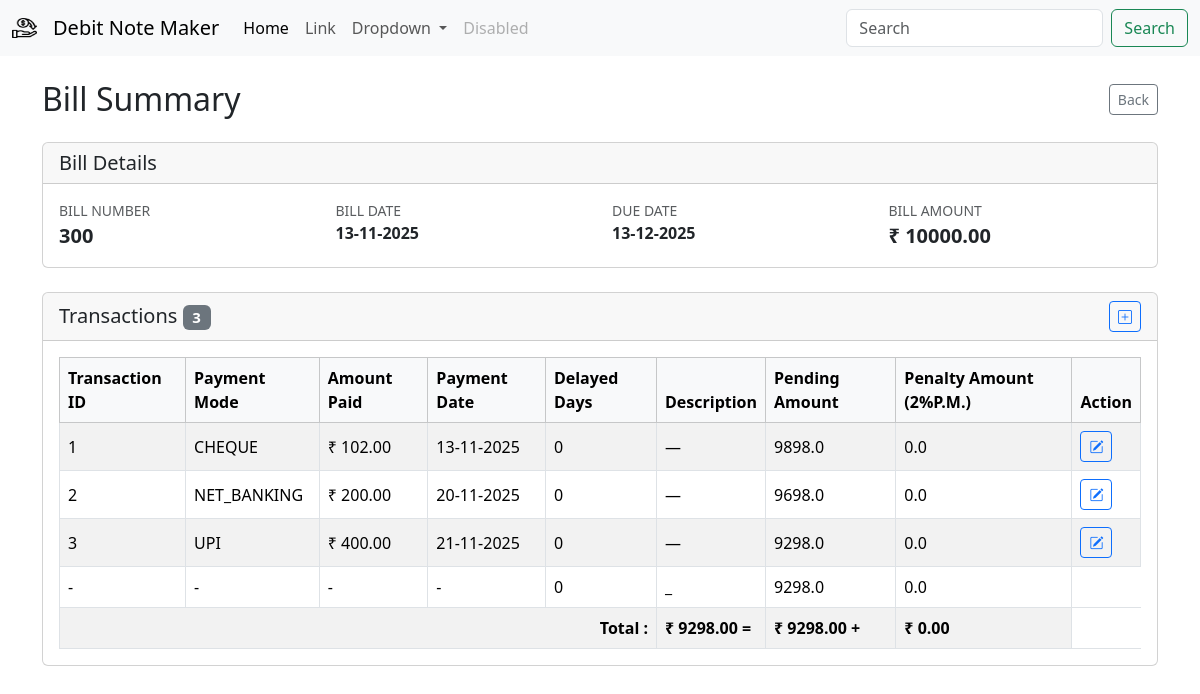
Page /party/bill/300 on the earlier database version.
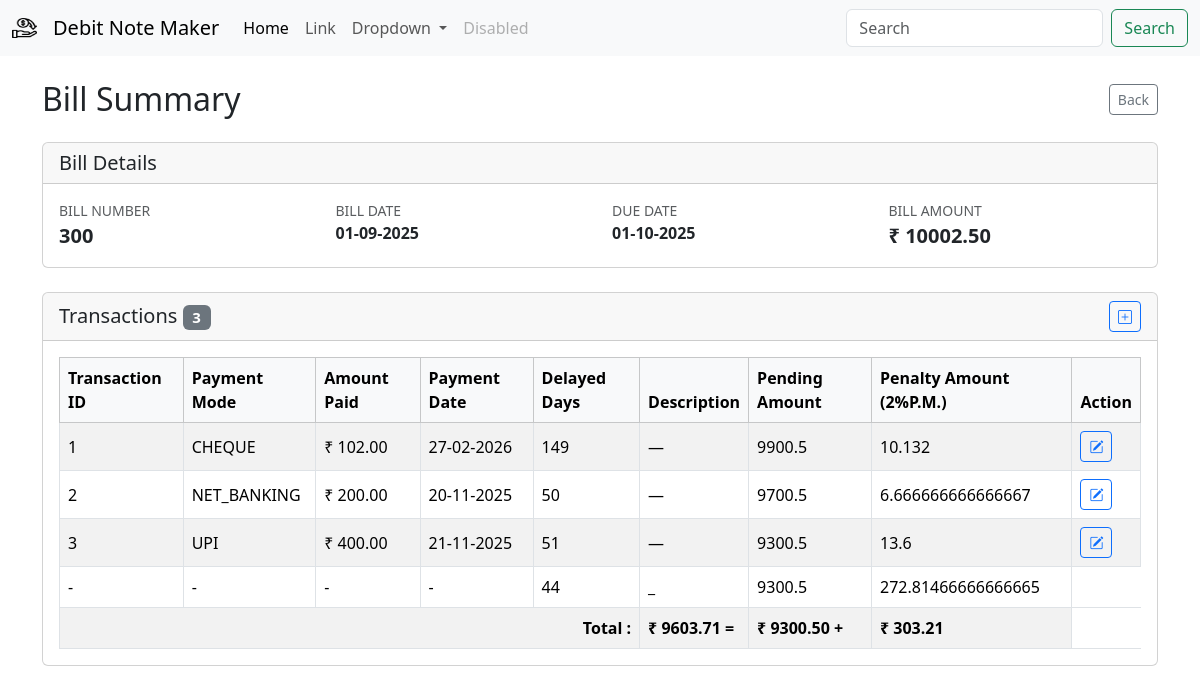
Same page on the later database version.
### db/models/bill.py (models this page shows, shortened)
class Bill(Base):
    id = Column(Integer, primary_key=True, index=True)
    bill_number = Column(Integer,unique=True,nullable=False)
    amount = Column(Float, nullable=False)
    bill_date = Column(DateTime, nullable=False)
    company_id = Column(Integer, ForeignKey("companies.id"))
    company = relationship("Company", back_populates="bills")
    transactions = relationship("Transaction", back_populates="bill", cascade="all, delete-orphan")

### db/models/company.py (models this page shows)
class Company(Base):
    __tablename__ = "companies"
    id = Column(Integer, primary_key=True, index=True)
    name = Column(String, unique=False, index=False, nullable=False)
    gst_number = Column(String, unique=True, index=True, nullable=False)
    email =  Column(String, nullable=True)
    phone_number = Column(String, nullable=True)
    payment_term_days = Column(Integer, nullable=False, default=30)
    address = Column(String, nullable=True)
    created_at = Column(DateTime, default=datetime.now)
    bills = relationship("Bill", back_populates="company", cascade="all, delete-orphan")

### db/models/transaction.py (models this page shows)
class Transaction(Base):
    __tablename__ = "transactions"
    id = Column(Integer, primary_key=True, index=True)
    bank_transaction_id = Column(String,nullable=True)
    payment_mode = Column(String, nullable=False)
    amount_paid = Column(Float, nullable=False)
    description = Column(Text, nullable=True)
    payment_date = Column(DateTime, default=datetime.now)
    bill_id = Column(Integer, ForeignKey("bill.id"))
    bill = relationship("Bill", back_populates="transactions")

### app/v1/bills.py (the view)
@router.get("/bill/{bill_number}")
def bill_list(request: Request,bill_number: int, db=Depends(get_db)):
    bill = bill_repo.get_bill_by_bill_number(bill_number=bill_number, db=db)
    return templates.TemplateResponse("bill/bill_summary.html", {"request": request, "bill": bill,"today":datetime.now()})

### template/bill/bill_summary.html (shortened to what this page needs)
{% extends "base.html" %}
{% block content %}
{% set transaction_list = [] %}
{% if transactions is defined %}
    {% set transaction_list = transactions %}
{% elif bill is defined and bill.transactions is defined %}
    {% set transaction_list = bill.transactions %}
{% endif %}
<div class="container py-4">
    <div class="d-flex justify-content-between align-items-center mb-4">
        <h2 class="mb-0">Bill Summary</h2>
        <a href="javascript:history.back()" class="btn btn-outline-secondary btn-sm">Back</a>
    </div>
    <div class="card mb-4">
        <div class="card-header">
            <h5 class="mb-0">Bill Details</h5>
        </div>
        <div class="card-body">
            {% if bill is defined %}
            <div class="row gy-3">
                <div class="col-md-3">
                    <small class="text-muted text-uppercase d-block">Bill Number</small>
                    <span class="fw-semibold fs-5">{{ bill.bill_number }}</span>
                </div>
                <div class="col-md-3">
                    <small class="text-muted text-uppercase d-block">Bill Date</small>
                    <span class="fw-semibold">{{ bill.bill_date | format_datetime('%d-%m-%Y') }}</span>
                </div>
                <div class="col-md-3">
                    <small class="text-muted text-uppercase d-block">Due Date</small>
                    <span class="fw-semibold">
                        {% if bill.due_date %}
                            {{ bill.due_date | format_datetime('%d-%m-%Y') }}
                        {% else %}
                            &mdash;
                        {% endif %}
                    </span>
                </div>
                <div class="col-md-3">
                    <small class="text-muted text-uppercase d-block">Bill Amount</small>
                    <span class="fw-semibold fs-5">&#8377; {{ "%.2f"|format(bill.amount) }}</span>
                </div>
            </div>
            {% else %}
            <p class="mb-0 text-muted">Bill information is not available.</p>
            {% endif %}
        </div>
    </div>
    <div class="card">
        <div class="card-header d-flex justify-content-between align-items-center">
            <h5 class="mb-0">Transactions
                <span class="badge text-bg-secondary ml-2">{{ transaction_list|length }}</span>
            </h5>
            <button type="button" class="btn btn-sm btn-outline-primary edit-transaction-btn" data-bs-toggle="modal"
            data-bs-target="#editTransactionModal"
              data-bill-id="{{ bill.id }}"
            >
            <i class="bi bi-plus-square"></i>
        </div>
        <div class="card-body">
            {% if transaction_list %}
            <div class="table-responsive">
                <table class="table table-bordered table-striped align-middle mb-0">
                    <thead class="table-light">
                        <tr>
                            <th scope="col">Transaction ID</th>
                            <th scope="col">Payment Mode</th>
                            <th scope="col">Amount Paid</th>
                            <th scope="col">Payment Date</th>
                            <th scope="col">Delayed Days</th>
                            <th scope="col">Description</th>
                            <th scope="col">Pending Amount</th>
                            <th scope="col">Penalty Amount (2%P.M.)</th>
                            <th scope="col">Action</th>
                        </tr>
                    </thead>
                    <tbody>
                        {% set ns = namespace(pending_amount=bill.amount,penalty=0) %}
                        {% for transaction in transaction_list %}
                        {% set ns.pending_amount=ns.pending_amount-transaction.amount_paid %}
                        <tr>
                            <td>{{ transaction.id or "—" }}</td>
                            <td>{{ transaction.payment_mode }}</td>
                            <td>&#8377; {{ "%.2f"|format(transaction.amount_paid) }}</td>
                            <td>
                                {% if transaction.payment_date %}
                                    {{ transaction.payment_date | format_datetime('%d-%m-%Y') }}
                                {% else %}
                                    &mdash;
                                {% endif %}
                            </td>
                            <td>{% set delayed_days=
                               ( transaction.payment_date - bill.due_date).days
                                %}
                            {%  if delayed_days > 0 %}
                            {{ delayed_days }}
                            {% else %}
                            {% set delayed_days=0%}
                            {{ 0 }}
                            {% endif %}
                            </td>
                            <td>{{ transaction.description or "—" }}</td>
                            <td> {{ ns.pending_amount }} </td>
                            <td>
                                {% set penalty=  transaction.amount_paid*0.02*delayed_days/30%}
                                {% set ns.penalty=ns.penalty+penalty %}
                                {{penalty}}
                            </td>
                            <td>
                                <button type="button" class="btn btn-outline-primary btn-sm edit-transaction-btn"
                                    data-bs-toggle="modal" data-bs-target="#editTransactionModal"
                                    data-id="{{ transaction.id }}"
                                    data-bill-id="{{ bill.id }}"
                                    data-bank-transaction="{{ transaction.bank_transaction_id }}"
                                    data-payment-mode="{{ transaction.payment_mode }}"
                                    data-amount="{{ transaction.amount_paid }}"
                                    data-payment-date="{{ transaction.payment_date | format_datetime('%Y-%m-%d') if transaction.payment_date else '' }}"
                                    data-description="{{ transaction.description }}">
                                    <i class="bi bi-pencil-square"></i>
                                </button>
                            </td>
                        </tr>
                        {% endfor %}
                        {%if ns.pending_amount>0%}
                        <tr>
                            <td > - </td>
                            <td > - </td>
                            <td > - </td>
                            <td > - </td>
                            <td >
                                {% set pending_amt_delayed_days=(today-bill.due_date).days %}
                                {% if pending_amt_delayed_days > 0 %}
                                    {{ pending_amt_delayed_days }}
                                {% else %}
                                    {% set pending_amt_delayed_days = 0 %}
                                    0
                                {% endif %}
                                </td>
                            <td >_</td>
                            <td >{{ns.pending_amount}}</td>
                            <td >
                                {%set penalty=ns.pending_amount*0.02*pending_amt_delayed_days/30 %}
                                {% set ns.penalty=ns.penalty + penalty %}
                                {{penalty}}
                            </td>
                        </tr>
                        <tr>
                            <td colspan="5" class="text-end fw-bold">Total : </td>
                            <td colspan="1" class="fw-bold">&#8377; {{ "%.2f"|format(ns.pending_amount + ns.penalty ) }} = </td>
                            <td colspan="1" class="fw-bold">&#8377; {{ "%.2f"|format(ns.pending_amount ) }} + </td>
                            <td colspan="1" class="fw-bold">&#8377; {{ "%.2f"|format(ns.penalty ) }}</td>
                        </tr>
                        {%endif%}
                    </tbody>
                </table>
            </div>
            {% else %}
            <p class="mb-0 text-muted">No transactions recorded for this bill.</p>
            {% endif %}
        </div>
    </div>
</div>
{% endblock %}

### template/base.html (shortened to what this page needs)
<!doctype html>
<html lang="en">
  <head>
    <link href="https://cdn.jsdelivr.net/npm/bootstrap@5.3.8/dist/css/bootstrap.min.css" rel="stylesheet">
    <link rel="stylesheet" href="https://cdn.jsdelivr.net/npm/bootstrap-icons@1.11.3/font/bootstrap-icons.min.css">
  </head>
  <body>
{% include "components/navbar.html"%}
{% block content %}
{% endblock %}
</body>
</html>

### template/components/navbar.html (shortened to what this page needs)
<nav class="navbar navbar-expand-lg bg-body-tertiary">
    <div class="container-fluid">
        <img src="{{ url_for('static', path='images/cashback.png') }}" alt="Logo" width="25" height="30" class="d-inline-block align-text-top navbar-brand"/>
      <a class="navbar-brand" href="/">Debit Note Maker</a>
      <div class="collapse navbar-collapse" id="navbarSupportedContent">
        <ul class="navbar-nav me-auto mb-2 mb-lg-0">
          <li class="nav-item">
            <a class="nav-link active" aria-current="page" href="#">Home</a>
          </li>
          <li class="nav-item">
            <a class="nav-link" href="#">Link</a>
          </li>
          <li class="nav-item dropdown">
            <a class="nav-link dropdown-toggle" href="#" role="button" data-bs-toggle="dropdown" aria-expanded="false">
              Dropdown
            </a>
          </li>
          <li class="nav-item">
            <a class="nav-link disabled" aria-disabled="true">Disabled</a>
          </li>
        </ul>
        <form class="d-flex" role="search">
          <input class="form-control me-2" type="search" placeholder="Search" aria-label="Search"/>
          <button class="btn btn-outline-success" type="submit">Search</button>
        </form>
      </div>
    </div>
  </nav>

Differences in the rows shown:
changed Bill: bill_date "13-11-2025" → "01-09-2025"; due_date "13-12-2025" → "01-10-2025"; amount "10000.00" → "10002.50"
changed Transaction "CHEQUE": payment_date "13-11-2025" → "27-02-2026"; delayed_days (not shown) → "149"; pending_amount "9898.0" → "9900.5"; penalty "0.0" → "10.132"; value "0" → (not shown)
shown differently, row unchanged: Transaction "NET_BANKING": delayed_days (not shown) → "50"; pending_amount "9698.0" → "9700.5"; penalty "0.0" → "6.666666666666667"; value "0" → (not shown)
shown differently, row unchanged: Transaction "UPI": delayed_days (not shown) → "51"; pending_amount "9298.0" → "9300.5"; penalty "0.0" → "13.6"; value "0" → (not shown)
Other differences:
{{ pending_amt_delayed_days }}: (not shown) → "44"
{{ ns.pending_amount }}: "9298.0" → "9300.5"
{{ penalty }}: "0.0" → "272.81466666666665"
{{ "%.2f"|format(ns.pending_amount + ns.penalty ) }}: "9298.00" → "9603.71"
{{ "%.2f"|format(ns.pending_amount ) }}: "9298.00" → "9300.50"
{{ "%.2f"|format(ns.penalty ) }}: "0.00" → "303.21"
text no longer shown: "0"
